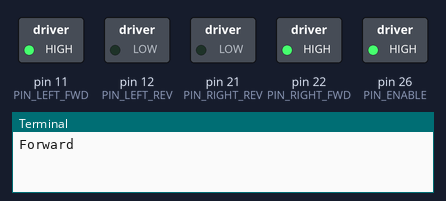
The program below on a simulated Raspberry Pi (header pin numbers). Shown: switched loads named in the program (green lamp = pin HIGH), the last lines printed to the terminal. At 7.0 s the program stops and its outputs stay as they are.

Above: at 0.1 s.
At 5.1 s:
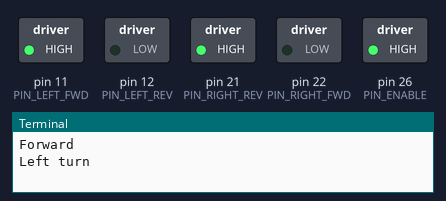
At 7.1 s:
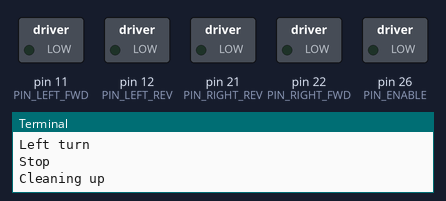
Timing chart, 0 to 8.5 s (numbered marks = the images above):
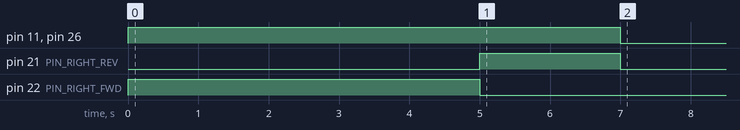

The program:

tracktest.py
```python
#!/usr/bin/python

# Manually test tracked motor

import RPi.GPIO as GPIO
import time
import atexit

PIN_LEFT_FWD = 11
PIN_LEFT_REV = 12
PIN_RIGHT_FWD = 22
PIN_RIGHT_REV = 21
PIN_ENABLE = 26

def right():
    print "Left turn"
    GPIO.output(PIN_RIGHT_FWD, False)
    GPIO.output(PIN_RIGHT_REV, True)
    GPIO.output(PIN_LEFT_FWD, True)
    GPIO.output(PIN_LEFT_REV, False)

def forward():
    print "Forward"
    GPIO.output(PIN_LEFT_FWD, True)
    GPIO.output(PIN_LEFT_REV, False)
    GPIO.output(PIN_RIGHT_FWD, True)
    GPIO.output(PIN_RIGHT_REV, False)

def left():
    print "Right turn"
    GPIO.output(PIN_RIGHT_FWD, True)
    GPIO.output(PIN_RIGHT_REV, False)
    GPIO.output(PIN_LEFT_FWD, False)
    GPIO.output(PIN_LEFT_REV, True)

def reverse():
    print "Reverse"
    GPIO.output(PIN_LEFT_FWD, False)
    GPIO.output(PIN_LEFT_REV, True)
    GPIO.output(PIN_RIGHT_FWD, False)
    GPIO.output(PIN_RIGHT_REV, True)

def stop():
    print "Stop"
    GPIO.output(PIN_LEFT_FWD, False)
    GPIO.output(PIN_LEFT_REV, False)
    GPIO.output(PIN_RIGHT_FWD, False)
    GPIO.output(PIN_RIGHT_REV, False)

def enable():
    GPIO.output(PIN_ENABLE, True)

def disable():
    GPIO.output(PIN_ENABLE, False)

def cleanup():
    print "Cleaning up"
    GPIO.cleanup()

GPIO.setmode(GPIO.BOARD)
GPIO.setup(PIN_LEFT_FWD, GPIO.OUT)
GPIO.setup(PIN_LEFT_REV, GPIO.OUT)
GPIO.setup(PIN_RIGHT_FWD, GPIO.OUT)
GPIO.setup(PIN_RIGHT_REV, GPIO.OUT)
GPIO.setup(PIN_ENABLE, GPIO.OUT)

atexit.register(cleanup)

enable()

forward()
time.sleep(5)

right()
time.sleep(2)

stop()
```

Measured:
- by itself, pin 11 (PIN_LEFT_FWD), pin 26 (PIN_ENABLE): LOW → HIGH at 0.00 s, → LOW 7.0 s later
- by itself, pin 21 (PIN_RIGHT_REV): LOW → HIGH at 5.0 s, → LOW 2.0 s later
- by itself, pin 22 (PIN_RIGHT_FWD): LOW → HIGH at 0.00 s, → LOW 5.0 s later
